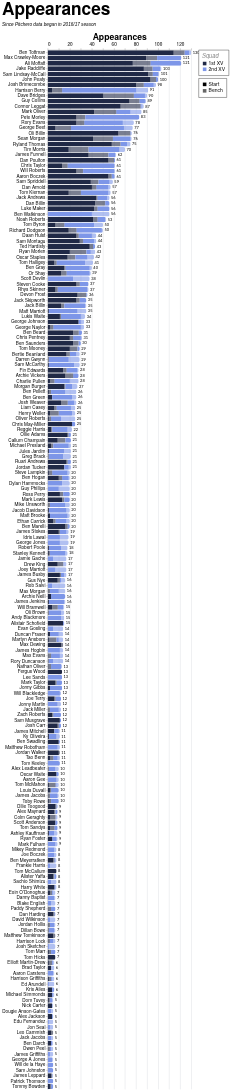

Write the Vega-Lite specification saved for this chart.
### Vega-Lite specification from a JSON file in a GitHub repository (floating-point values rounded to 4 significant figures; data arrays with more than 128 entries replaced by an {"elided": "..."} marker saying what was removed)
{"config": {"axis": {"labelFont": "PT Sans Narrow, Helvetica Neue, Helvetica, Arial, sans-serif", "titleFont": "PT Sans Narrow, Helvetica Neue, Helvetica, Arial, sans-serif", "labelFontSize": 13, "titleFontSize": 24, "gridColor": "#202947", "gridOpacity": 0.2, "zindex": 1}, "text": {"font": "Lato, sans-serif"}, "bar": {"cornerRadiusEnd": 5}, "header": {"labelFont": "PT Sans Narrow, Helvetica Neue, Helvetica, Arial, sans-serif", "titleFont": "PT Sans Narrow, Helvetica Neue, Helvetica, Arial, sans-serif", "labelFontSize": 24, "titleFontSize": 28, "labelFontWeight": "bold", "orient": "left"}, "legend": {"labelFont": "PT Sans Narrow, Helvetica Neue, Helvetica, Arial, sans-serif", "titleFont": "PT Sans Narrow, Helvetica Neue, Helvetica, Arial, sans-serif", "labelFontSize": 14, "titleFontSize": 16, "titlePadding": 5, "fillColor": "white", "strokeColor": "black", "padding": 10, "titleFontWeight": "lighter", "titleFontStyle": "italic", "titleColor": "gray", "offset": 10}, "title": {"font": "PT Sans Narrow, Helvetica Neue, Helvetica, Arial, sans-serif", "fontSize": 48, "fontWeight": "bold", "anchor": "start", "align": "center", "titlePadding": 20, "subtitlePadding": 10, "subtitleFontSize": 13, "subtitleColor": "", "subtitleFontStyle": "italic", "offset": 15, "color": "black"}, "axisX": {"labelAngle": 0}, "facet": {"title": null, "header": null, "align": {"row": "each", "column": "each"}, "spacing": 10}, "resolve": {"scale": {"y": "independent", "facet": "independent"}}, "background": "transparent", "scale": {"offsetBandPaddingOuter": 0.2, "offsetBandPaddingInner": 0.1}, "view": {"stroke": null, "background": "transparent"}}, "layer": [{"mark": {"type": "bar"}, "encoding": {"color": {"field": "squad", "legend": {"direction": "vertical", "labelExpr": "datum.value + ' XV'", "offset": 20, "orient": "right", "title": "Squad"}, "scale": {"domain": ["1st", "2nd"], "range": ["#202946", "#7d96e8"]}, "sort": ["1st", "2nd"], "type": "nominal"}, "opacity": {"field": "start", "legend": {"direction": "vertical", "offset": 20, "orient": "right", "title": null}, "scale": {"domain": ["Start", "Bench"], "range": [1.0, 0.6]}, "sort": ["Start", "Bench"], "type": "nominal"}, "order": {"field": "stack_order", "sort": "ascending", "type": "quantitative"}, "tooltip": [{"field": "player", "title": "Player", "type": "nominal"}, {"field": "squad", "title": "Squad", "type": "nominal"}, {"field": "start", "title": "Selection", "type": "nominal"}, {"aggregate": "sum", "field": "games", "title": "Games", "type": "quantitative"}, {"aggregate": "max", "field": "player_total", "title": "Total", "type": "quantitative"}], "x": {"aggregate": "sum", "axis": {"orient": "top", "title": "Appearances"}, "field": "games", "type": "quantitative"}, "y": {"field": "player", "sort": {"field": "player_total", "op": "max", "order": "descending"}, "title": null, "type": "nominal"}}}, {"mark": {"type": "text", "align": "left", "baseline": "middle", "color": "black", "dx": 4, "fontSize": 11}, "encoding": {"text": {"field": "total_games", "format": ".0f", "type": "quantitative"}, "x": {"axis": {"orient": "top", "title": "Appearances"}, "field": "total_games", "type": "quantitative"}, "y": {"field": "player", "sort": {"field": "player_total", "op": "max", "order": "descending"}, "title": null, "type": "nominal"}}, "transform": [{"aggregate": [{"op": "sum", "field": "games", "as": "total_games"}, {"op": "max", "field": "player_total", "as": "player_total"}], "groupby": ["player"]}]}], "data": {"name": "data-82346e7d5eae4db08570675808e636ac"}, "height": {"step": 15}, "params": [{"name": "seasonParam", "value": []}, {"name": "gameTypesParam", "value": []}, {"name": "squadParam", "value": "All"}, {"name": "positionsParam", "value": []}, {"name": "minAppsParam", "value": 5}], "title": {"text": "Appearances", "subtitle": "Since Pitchero data began in 2016/17 season"}, "transform": [{"filter": "length(seasonParam) === 0 || indexof(seasonParam, datum.season) >= 0"}, {"filter": "length(gameTypesParam) === 0 || indexof(gameTypesParam, datum.game_type) >= 0"}, {"filter": "squadParam === \"All\" || datum.squad === squadParam"}, {"filter": "length(positionsParam) === 0 || indexof(positionsParam, datum.position) >= 0"}, {"joinaggregate": [{"op": "sum", "field": "games", "as": "player_total"}], "groupby": ["player"]}, {"filter": "datum.player_total >= minAppsParam"}], "width": 400, "$schema": "https://vega.github.io/schema/vega-lite/v5.20.1.json", "datasets": {"data-82346e7d5eae4db08570675808e636ac": {"elided": "2377 records"}}}
